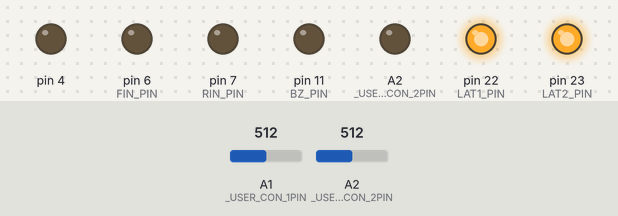
A sketch run on a simulated Arduino Leonardo, built with avr-gcc and run on an emulated ATmega32U4. On the bench: output pins drawn as LEDs (lit = HIGH). The inputs (shaded band) are chosen by the test bench; at power-on: A1 (_USER_CON_1PIN) = 512, A2 (_USER_CON_2PIN) = 512.

Above: at 0.1 s.
Timing chart, 0 to 1.6 s (numbered marks = the images above):
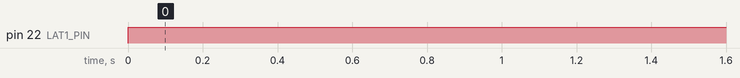

The sketch:

kadai1.ino
```cpp
#define USE_TIMER3_ISR
#include "mono_con.h"

int x, y;
int xidx, yidx;

word in;

int postoidx(int p) {
	return map(p, 0, 1023, 9, 0);
}

void onedisp(int n, int m) {
	static int pren = -1, prem = -1;
	if (pren != n || prem != m) {
		pren = n, prem = m;
		disp(num[n], num[m]);
	}
}

ISR(TIMER3_COMPA_vect) {
	if (in++ > 5) {
		in = 0;

		x = analogRead(A1);
		y = analogRead(A2);

		xidx = postoidx(x);
		yidx = postoidx(y);
	}
}

void setup() {
	config_init();
	serial_init();

	x = analogRead(A1);
	y = analogRead(A2);

	xidx = postoidx(x);
	yidx = postoidx(y);
}

void loop() {
	onedisp(xidx, yidx);
}
```

mono_con.h
```cpp
//===================================================================================================================
//
//  高校生ものづくりコンテスト2026岡山県大会用 ArduinoShield
//
//    出力回路: 百エディケーション製
//    https://hyakuedu.wordpress.com/
//
//    CPU Board: Arduino MEGA 2560 R3
//                                     2026/01/08 OKAKO
//
//===================================================================================================================
#ifndef _MONO_CON_2026_H
#define _MONO_CON_2026_H

//--- Arduino  ATmega2560 Input
#define _USER_CON_1PIN A1
#define _USER_CON_2PIN A2
#define _USER_CON_3PIN 17
#define _USER_CON_4PIN 18
#define _USER_CON_5PIN 19
#define _USER_CON_6PIN 40
#define _USER_CON_7PIN 42
#define _USER_CON_8PIN 20 //GND

//--- OKAKO_Shield_CN2
#define BOARD_SW_PIN 26
#define BZ_PIN 11
#define FIN_PIN 6
#define RIN_PIN 7
#define LAT2_PIN 23
#define LAT1_PIN 22
#define SCK_PIN 24
#define SDI_PIN 25

//--- セグメントLED 0-9,blank
const int num[11] = { 0x3f, 0x06, 0x5b, 0x4f, 0x66,  //0, 1, 2, 3, 4
                      0x6d, 0x7d, 0x27, 0x7f, 0x6f,  //5, 6, 7, 8, 9
                      0x00 };                        //blank

//--- レジスタ初期設定
void config_init(void) {
  pinMode(_USER_CON_1PIN, INPUT);
  pinMode(_USER_CON_2PIN, INPUT);
  pinMode(_USER_CON_3PIN, INPUT);
  pinMode(_USER_CON_4PIN, INPUT);
  pinMode(_USER_CON_5PIN, INPUT);
  pinMode(_USER_CON_6PIN, INPUT);
  pinMode(_USER_CON_7PIN, INPUT);

  pinMode(_USER_CON_8PIN, OUTPUT);
  digitalWrite(_USER_CON_8PIN, LOW); //IN_D4をGND設定

  pinMode(BOARD_SW_PIN, INPUT);
  pinMode(BZ_PIN, OUTPUT);
  pinMode(RIN_PIN, OUTPUT);
  pinMode(FIN_PIN, OUTPUT);
  pinMode(LAT1_PIN, OUTPUT);
  pinMode(LAT2_PIN, OUTPUT);
  pinMode(SCK_PIN, OUTPUT);
  pinMode(SDI_PIN, OUTPUT);

  ////////// DCモータ制御用PWM信号生成用のタイマ(Timer4)の周波数を31.37KHzに変更 //////////
  TCCR4B = (TCCR4B & 0b11111000) | 0x01;

#ifdef USE_TIMER3_ISR
  ////////// 1ms割り込み用のタイマ(Timer3)の初期化 //////////
  TCCR3A = 0;
  TCCR3B = 0x0b;
  // OCR3A = 124;
  OCR3A = 249;
  TIMSK3 = 2;
#endif
}

//--- 構造体宣言bitset
struct bitset {
  int SDI : 1;   // bit0 シリアルデータ
  int SCK : 1;   // bit1 シリアルクロック
  int LAT1 : 1;  // bit2 7seg LED 系ラッチ
  int LAT2 : 1;  // bit3 フルカラーLED,step モータ系ラッチ
  int DCM : 2;   // bit4,5 DC モータの動作モード
  int BZ : 1;    // bit6 圧電スピーカ
  int TSW : 1;   // bit7 タクトスイッチ入力
};
struct bitset RC;  // 構造体変数

//--- 共用体宣言lm (LED & step Motor)
union {
  struct {               //--- 構造体宣言，bit というグループ名
    int SM : 4;   // bit0 ～ bit3 ステッピングモータ励磁信号
    int R : 1;    // bit4 フルカラーLED，赤色
    int B : 1;    // bit5 フルカラーLED，青色
    int G : 1;    // bit6 フルカラーLED，緑色
    int res : 1;  // bit7 未使用
  } bit;          // bit アクセス名
  struct {
    int SM : 4;
    int GBR : 3;  // フルカラーLED, カラーコードを3bitで指定
    int res : 1;
  } color;  // GBRを3ビットアクセス名
  int b8;   // byte アクセス名
} lm;       // 共用体変数名

//--- U1,U2,U3初期化
void serial_init(void) {
  // U1, U2
  digitalWrite(LAT1_PIN, LOW);
  shiftOut(SDI_PIN, SCK_PIN, MSBFIRST, 0x00);
  shiftOut(SDI_PIN, SCK_PIN, MSBFIRST, 0x00);
  digitalWrite(LAT1_PIN, HIGH);

  // U3
  digitalWrite(LAT2_PIN, LOW);
  shiftOut(SDI_PIN, SCK_PIN, MSBFIRST, 0x00);
  digitalWrite(LAT2_PIN, HIGH);
}

//--- 2桁7セグメントLEDの表示関数
void disp(char leftPat, char rightPat) {
  digitalWrite(LAT1_PIN, LOW);
  shiftOut(SDI_PIN, SCK_PIN, MSBFIRST, leftPat);
  shiftOut(SDI_PIN, SCK_PIN, MSBFIRST, rightPat);
  digitalWrite(LAT1_PIN, HIGH);
}

//--- ステッピングモータの初期設定関数
int stepm_init(int n) {
  int spm[5] = { 0x9,     // A
                 0xc,     // B
                 0x6,     // nA
                 0x3,     // nB
                 0x00 };  // Stop

  return spm[n];
}

//--- フルカラーLEDとステッピングモータの動作制御関数
void led_stepmotor(char n) {
  digitalWrite(LAT2_PIN, LOW);
  shiftOut(SDI_PIN, SCK_PIN, MSBFIRST, n);
  digitalWrite(LAT2_PIN, HIGH);
}

#endif
```

Measured:
- by itself, pin 22 (LAT1_PIN): LOW → HIGH at 0.00 s
